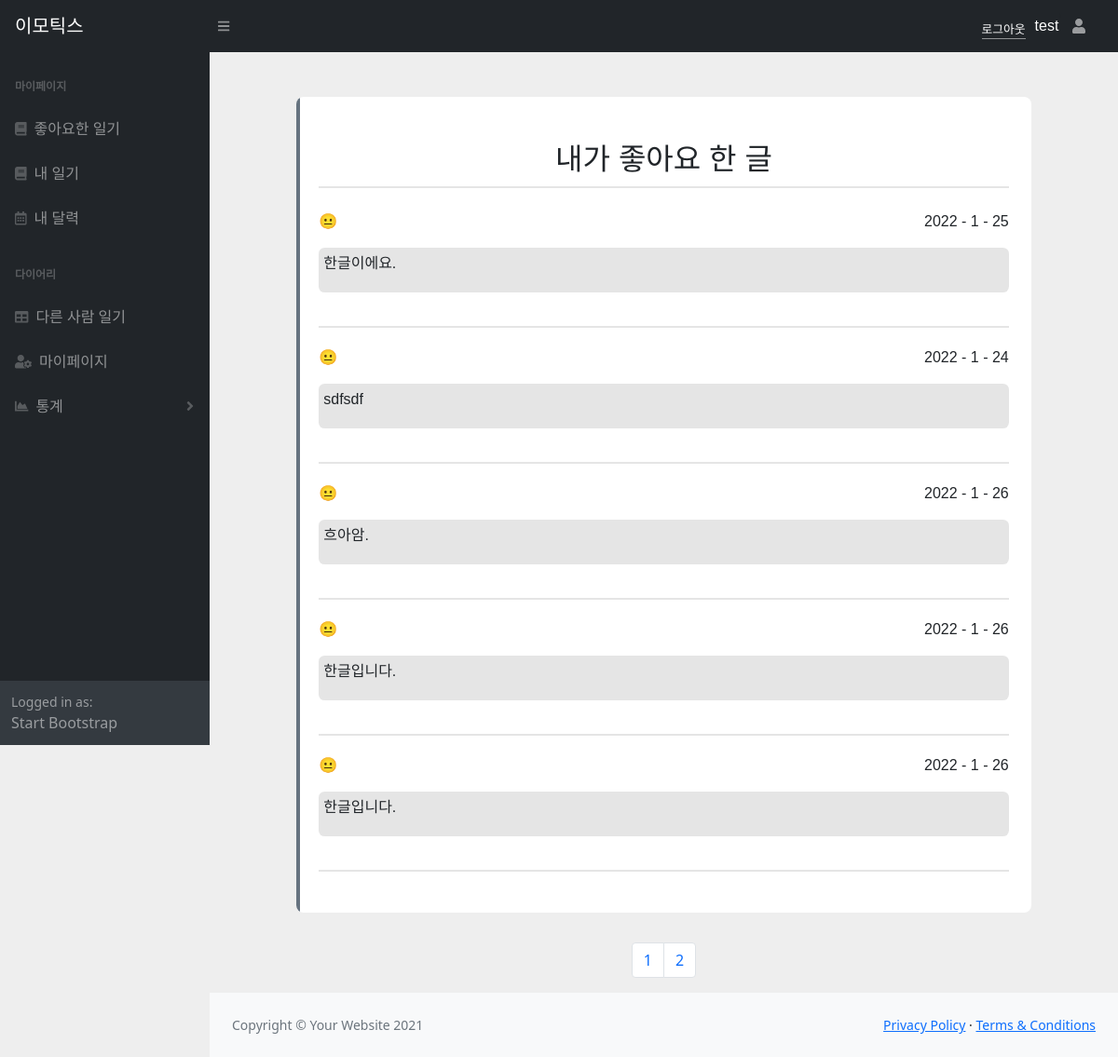
/mypage/likepage/ (signed in), run on an earlier commit of the app's database.
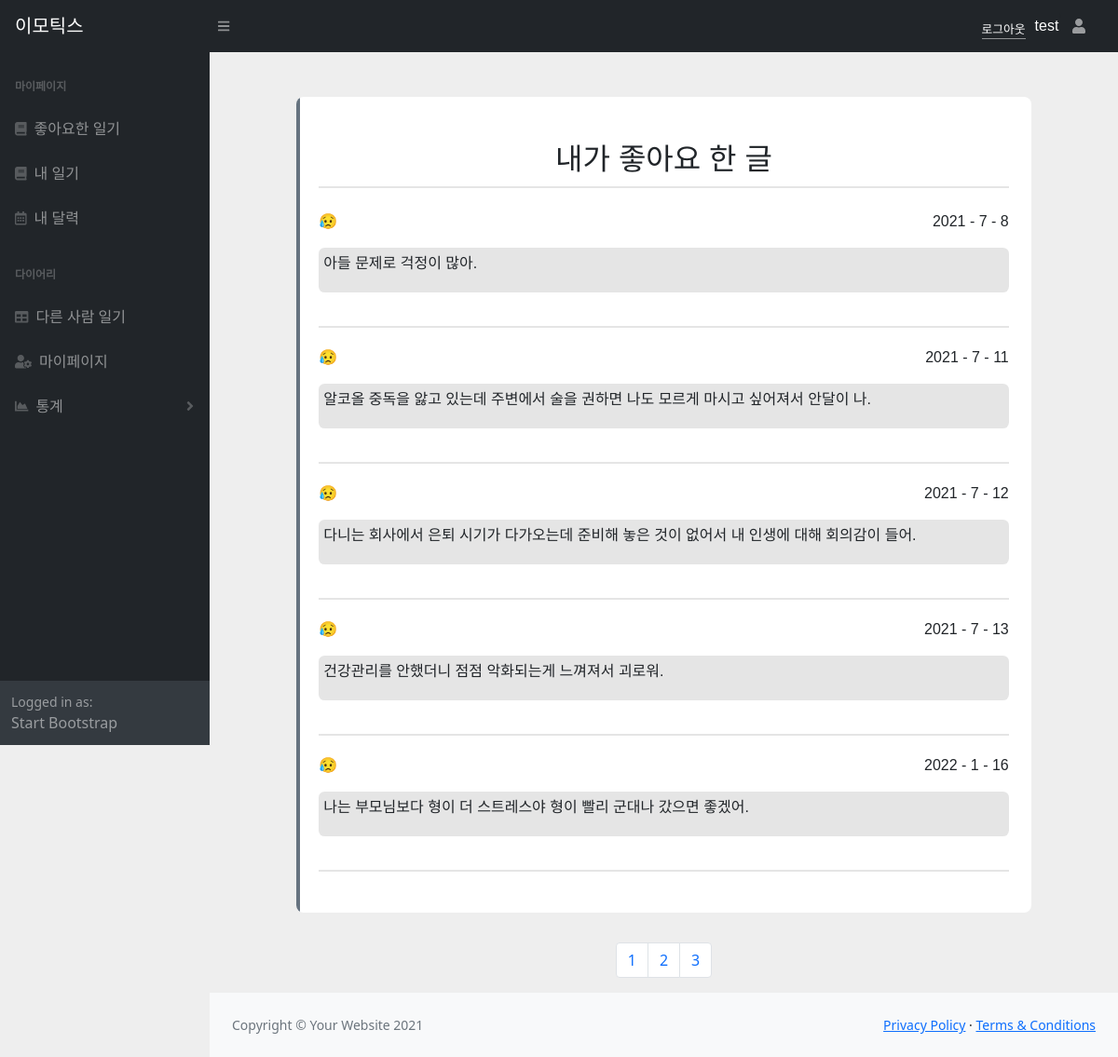
And on a later commit of the database.
### diary/models.py (models this page shows, shortened)
class Expression(models.Model):
  user = models.ForeignKey(Eduser, on_delete=models.CASCADE)
  diary = models.ForeignKey(Diary, on_delete=models.CASCADE, related_name='expressions')
  class Meta:
    db_table='expression'
    verbose_name = '좋아요'
    verbose_name_plural = '좋아요'

class Diary(models.Model):
  writer = models.ForeignKey(Eduser, on_delete=models.CASCADE, null=True)
  write = models.TextField(max_length = 100,
                          verbose_name='일기',
                          validators=[validate_sentence])
  emotion = models.CharField(max_length =30,verbose_name='감정')
  neutral = models.FloatField(verbose_name='평온')
  positive = models.FloatField(verbose_name='긍정')
  negative = models.FloatField(verbose_name='부정')
  register_date = models.DateTimeField(verbose_name='등록날짜')
  class Meta:
    db_table = 'diary'
    verbose_name = '일기'
    verbose_name_plural = '일기'
    ordering = ['-id']

### EDuser/decorator.py (the view)
  def wrap(request, *args, **kwargs):
    user = request.session.get('username')
    if user is None or not user:
      return redirect('/login')
    return function(request, *args, **kwargs)

### EDuser/decorator.py (called while the page is built)
def login_required(function):
  def wrap(request, *args, **kwargs):
    user = request.session.get('username')
    if user is None or not user:
      return redirect('/login')
    return function(request, *args, **kwargs)
  return wrap

### mypage/views.py (called while the page is built)
@login_required
def likepage(request):
    print(request.session['username'])
    now_page = int(request.GET.get('page', 1))
    user = (request.session['username'])
    expressions = Eduser.objects.get(username=request.session.get('username')).expression_set.all()
    datas = expressions.order_by('-id')
    p = Paginator(datas, 5)
    info = p.get_page(now_page)
    start_page = (now_page - 1) // 10 * 10 + 1
    end_page = start_page + 9
    if end_page > p.num_pages:
        end_page = p.num_pages
    return render(request, 'mypage/likepage.html', {'user': user, 'info': info, 'page_range': range(start_page, end_page + 1)})

### mypage/templates/mypage/likepage.html
{% extends 'base/base.html' %}
{% load static %}
{% block head %}
<link href="{% static 'css/mypage/mypage.css' %}" rel="stylesheet">
{% endblock head %}
{% block contents %}
<html lang="ko">
<body>
    <div class="container mt-5">
        <div class="row d-flex justify-content-center">
            <div class="col-md-10">
                <div id="dis" class="card p-4 py-4">
                    <div class="text-center mt-3">
                        <h5 id="username" class="mt-2 mb-0">내가 좋아요 한 글</h5>
                        <div>
                            <br>
                            {% for expression in info %}
                            <div id="diary-content">
                                <div id="title">
                                    <div id="emotion">
                                        {% if expression.diary.emotion == "positive" %}
                                        😀
                                        {% elif expression.diary.emotion == "negative" %}
                                        😥
                                        {% else %}
                                        😐
                                        {%endif %}
                                    </div>
                                    <div id="date">
                                        {{ expression.diary.register_date.year }} - {{ expression.diary.register_date.month }} - {{ expression.diary.register_date.day }}
                                    </div>
                                </div>
                                <div id="write">
                                    {{ expression.diary.write }}
                                </div>
                            </div>
                            {% endfor %}
                        </div>
                    </div>
                </div>
            </div>
        </div>
    </div>
    <div style='text-align:center;'>
        <ul class='pagination justify-content-center' style="margin-top: 2rem;">
            {% for i in page_range %}
            <li class="page-item">
                <a class="page-link" href='./?page={{ i }}'>
                    {{ i }}
                </a>
            </li>
            {% endfor %}
        </ul>
    </div>
</body>
</html>
{% endblock contents %}

What changed in the data, as far as the page shows it:
removed Expression: diary.register_date.year "2022", diary.register_date.month "1", diary.register_date.day "25", diary.write "한글이에요."
no longer on this page (row unchanged): Expression: diary.register_date.year "2022", diary.register_date.month "1", diary.register_date.day "24", diary.write "sdfsdf"
no longer on this page (row unchanged): Expression: diary.register_date.year "2022", diary.register_date.month "1", diary.register_date.day "26", diary.write "흐아암."
no longer on this page (row unchanged): Expression: diary.register_date.year "2022", diary.register_date.month "1", diary.register_date.day "26", diary.write "한글입니다."
no longer on this page (row unchanged): Expression: diary.register_date.year "2022", diary.register_date.month "1", diary.register_date.day "26", diary.write "한글입니다."
added Expression: diary.register_date.year "2021", diary.register_date.month "7", diary.register_date.day "8", diary.write "아들 문제로 걱정이 많아."
added Expression: diary.register_date.year "2021", diary.register_date.month "7", diary.register_date.day "11", diary.write "알코올 중독을 앓고 있는데 주변에서 술을 권하면 나도 모르게 마시고 싶어져서 안달이 나."
added Expression: diary.register_date.year "2021", diary.register_date.month "7", diary.register_date.day "12", diary.write "다니는 회사에서 은퇴 시기가 다가오는데 준비해 놓은 것이 없어서 내 인생에 대해 회의감이 들어."
added Expression: diary.register_date.year "2021", diary.register_date.month "7", diary.register_date.day "13", diary.write "건강관리를 안했더니 점점 악화되는게 느껴져서 괴로워."
added Expression: diary.register_date.year "2022", diary.register_date.month "1", diary.register_date.day "16", diary.write "나는 부모님보다 형이 더 스트레스야 형이 빨리 군대나 갔으면 좋겠어."
Also different on the page:
new list line: "3"
